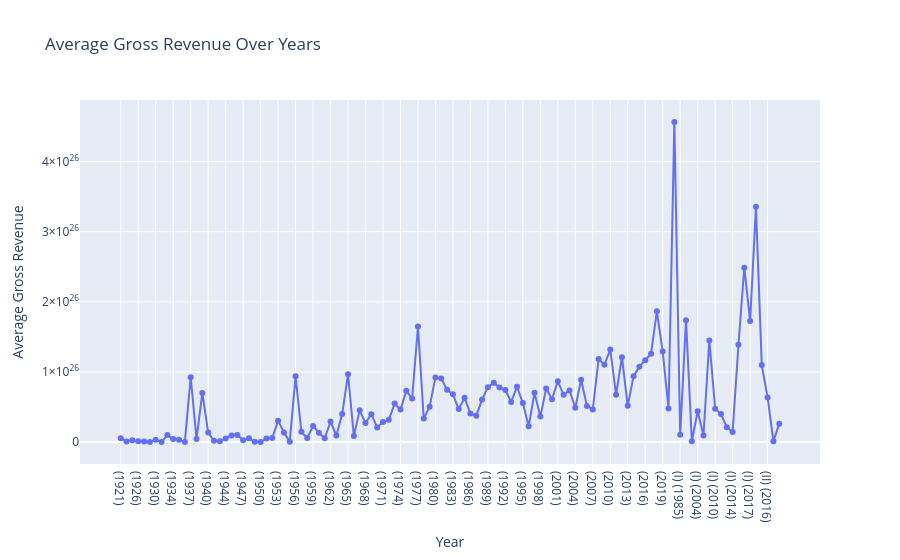

Here is the notebook cell this chart was saved with:
### Code cell
df["Gross"] = df["Gross"].astype(str)

df["Gross"] = df["Gross"].str.replace(r'[\$,]', '', regex=True)
df["Gross"] = df["Gross"].str.replace('M', '', regex=False)
df["Gross"] = pd.to_numeric(df["Gross"], errors='coerce')

df["Gross"] = df["Gross"] * 1_000_000

df = df.dropna(subset=["Gross"])

df["Gross"].head()
df["Gross"].describe()

movies_per_year = df.groupby("Year of Release")["Movie Name"].apply(lambda x: ", ".join(x)).reset_index()

year_gross = df.groupby("Year of Release")["Gross"].mean().reset_index()

year_data = pd.merge(year_gross, movies_per_year, on="Year of Release")

import plotly.express as px

fig = px.line(
    year_data,
    x="Year of Release",
    y="Gross",
    title="Average Gross Revenue Over Years",
    markers=True,
    hover_data=["Movie Name"]
)

fig.update_layout(
    xaxis_title="Year",
    yaxis_title="Average Gross Revenue"
)

fig.show()

### Figure 1 — Plotly figure (JSON) as saved in the notebook; plotly's stock layout.template omitted (floating-point values rounded to 4 significant figures)
{"data": [{"customdata": [["The Kid"], ["Sherlock Jr."], ["The Gold Rush, Battleship Potemkin"], ["The General"], ["Metropolis, Sunrise"], ["The Passion of Joan of Arc"], ["All Quiet on the Western Front"], ["City Lights, M"], ["King Kong"], ["It Happened One Night"], ["A Night at the Opera, The Bride of Frankenstein"], ["Modern Times"], ["The Grand Illusion, Snow White and the Seven Dwarfs"], ["The Adventures of Robin Hood, You Can't Take It with You"], ["Gone with the Wind, The Wizard of Oz, Mr. Smith Goes to Washington"], ["The Great Dictator, The Shop Around the Corner, Rebecca, The Grapes of Wrath, His Girl Friday, Fantasia"], ["Citizen Kane, The Maltese Falcon"], ["Casablanca"], ["Double Indemnity, Laura"], ["The Lost Weekend"], ["The Best Years of Our Lives, Notorious, The Big Sleep, Beauty and the Beast"], ["Miracle on 34th Street"], ["Bicycle Thieves, The Treasure of the Sierra Madre, The Red Shoes"], ["The Third Man"], ["Rashomon, All About Eve"], ["Ace in the Hole, A Streetcar Named Desire, Strangers on a Train, The African Queen"], ["Singin' in the Rain, Ikiru, Umberto D., High Noon, The Quiet Man"], ["From Here to Eternity"], ["Seven Samurai, Rear Window, Dial M for Murder, On the Waterfront, The Caine Mutiny"], ["Pather Panchali, Rififi, Diabolique, The Night of the Hunter"], ["The Ten Commandments"], ["12 Angry Men, Witness for the Prosecution, The Bridge on the River Kwai, Nights of Cabiria"], ["Vertigo, Touch of Evil, Cat on a Hot Tin Roof, Elevator to the Gallows"], ["North by Northwest, Some Like It Hot, Ben-Hur, Rio Bravo, Anatomy of a Murder, Hiroshima Mon Amour"], ["Psycho, The Apartment, The Virgin Spring, La dolce vita, Spartacus, The Magnificent Seven, Breathless, Les yeux sans visage"], ["The Hustler, The Innocents"], ["Lawrence of Arabia, What Ever Happened to Baby Jane?, The Longest Day"], ["The Great Escape, 8½, Charade, The Birds"], ["Dr. Strangelove or: How I Learned to Stop Worrying and Love the Bomb, A Fistful of Dollars, The Umbrellas of Cherbourg, My Fair Lady, Mary Poppins, Goldfinger"], ["For a Few Dollars More, The Sound of Music, Doctor Zhivago"], ["The Good, the Bad and the Ugly, The Battle of Algiers, Andrei Rublev, A Man for All Seasons"], ["Cool Hand Luke, Le Samouraï, The Graduate, In the Heat of the Night, Guess Who's Coming to Dinner, Wait Until Dark, The Dirty Dozen, Belle de Jour, The Jungle Book"], ["Once Upon a Time in the West, 2001: A Space Odyssey, Planet of the Apes, The Lion in Winter, Night of the Living Dead, The Odd Couple"], ["Z, Butch Cassidy and the Sundance Kid, The Wild Bunch, Midnight Cowboy"], ["Patton, The Conformist, Le Cercle Rouge"], ["A Clockwork Orange, The Last Picture Show, Fiddler on the Roof, Willy Wonka & the Chocolate Factory, The French Connection, Dirty Harry"], ["The Godfather, Cries & Whispers, Sleuth, The Discreet Charm of the Bourgeoisie, Cabaret, Deliverance"], ["The Sting, Paper Moon, The Exorcist, Papillon, I Remember, The Holy Mountain, The Day of the Jackal, Serpico, Fantastic Planet, Enter the Dragon"], ["The Godfather: Part II, Chinatown, Young Frankenstein, The Conversation, Blazing Saddles, The Taking of Pelham One Two Three"], ["One Flew Over the Cuckoo's Nest, Monty Python and the Holy Grail, Jaws, Dog Day Afternoon, Mirror, Nashville"], ["Taxi Driver, Rocky, All the President's Men, The Outlaw Josey Wales"], ["Star Wars, Annie Hall, Close Encounters of the Third Kind"], ["The Deer Hunter, Dawn of the Dead, Halloween"], ["Apocalypse Now, Alien, Stalker, Life of Brian, Being There, Manhattan, Kramer vs. Kramer, All That Jazz"], ["Star Wars: Episode V - The Empire Strikes Back, The Shining, Raging Bull, The Blues Brothers, Ordinary People, Airplane!"], ["Indiana Jones and the Raiders of the Lost Ark, The Boat, The Road Warrior"], ["The Thing, Gandhi, Fanny and Alexander, Blade Runner, Pink Floyd: The Wall, E.T. the Extra-Terrestrial, The King of Comedy, The Verdict, Star Trek II: The Wrath of Khan, First Blood"], ["Scarface, Star Wars: Episode VI - Return of the Jedi, Nostalghia, A Christmas Story, The Right Stuff, Zelig"], ["Amadeus, Once Upon a Time in America, The Terminator, Paris, Texas, Nausicaä of the Valley of the Wind, This Is Spinal Tap, The Killing Fields, Ghostbusters"], ["Back to the Future, Ran, Brazil, The Breakfast Club, The Purple Rose of Cairo, The Goonies, The Color Purple"], ["Aliens, Stand by Me, Platoon, Jean de Florette, The Sacrifice, Hannah and Her Sisters, Ferris Bueller's Day Off, The Name of the Rose, Down by Law, Blue Velvet, The Fly"], ["Full Metal Jacket, The Princess Bride, Wings of Desire, Goodbye, Children, The Untouchables, Predator, The Last Emperor, Evil Dead II, Empire of the Sun, RoboCop, Lethal Weapon"], ["Cinema Paradiso, Die Hard, Time of the Gypsies, My Neighbor Totoro, Rain Man, Akira, Mississippi Burning, Who Framed Roger Rabbit, The Naked Gun: From the Files of Police Squad!"], ["Indiana Jones and the Last Crusade, Dead Poets Society, My Left Foot, Do the Right Thing, Glory, Crimes and Misdemeanors, Back to the Future Part II, When Harry Met Sally..., The Little Mermaid"], ["Goodfellas, Dances with Wolves, Edward Scissorhands, Misery, Awakenings, Dreams, Miller's Crossing, Home Alone, The Godfather: Part III"], ["Terminator 2: Judgment Day, The Silence of the Lambs, Raise the Red Lantern, JFK, Beauty and the Beast, Boyz n the Hood, Night on Earth, Fried Green Tomatoes, The Double Life of Véronique, Barton Fink"], ["Reservoir Dogs, Unforgiven, Scent of a Woman, Aladdin, The Muppet Christmas Carol, Malcolm X, The Last of the Mohicans, Glengarry Glen Ross, A Few Good Men, My Cousin Vinny"], ["Schindler's List, Jurassic Park, In the Name of the Father, Groundhog Day, Farewell My Concubine, True Romance, Three Colors: Blue, The Nightmare Before Christmas, Carlito's Way, Blood In, Blood Out, Tombstone, The Sandlot, The Remains of the Day, The Fugitive, A Bronx Tale, Batman: Mask of the Phantasm, What's Eating Gilbert Grape, Short Cuts, Philadelphia, Naked"], ["The Shawshank Redemption, Pulp Fiction, Forrest Gump, Léon: The Professional, The Lion King, Three Colors: Red, Chungking Express, Once Were Warriors, Ed Wood, The Postman, Clerks, Three Colors: White"], ["Se7en, The Usual Suspects, Braveheart, Toy Story, Heat, Casino, Underground, La Haine, Before Sunrise, 12 Monkeys, Ghost in the Shell, Sense and Sensibility, Die Hard with a Vengeance, The Bridges of Madison County"], ["Trainspotting, Fargo, Sling Blade, Secrets & Lies, Hamlet, Breaking the Waves, Shine, Primal Fear"], ["Life Is Beautiful, Princess Mononoke, Good Will Hunting, L.A. Confidential, Children of Heaven, Perfect Blue, Titanic, Knockin' on Heaven's Door, Boogie Nights, Gattaca, Open Your Eyes, Taste of Cherry, As Good as It Gets, Fireworks, The Game, Donnie Brasco, Happy Together, The Fifth Element"], ["Saving Private Ryan, American History X, Lock, Stock and Two Smoking Barrels, The Truman Show, The Celebration, The Big Lebowski, Central Station, The Legend of 1900, Black Cat, White Cat, Happiness, Run Lola Run, Rushmore, The Thin Red Line, Mulan, Le Dîner de Cons, Dark City"], ["Fight Club, The Matrix, The Green Mile, American Beauty, The Sixth Sense, The Iron Giant, Magnolia, The Straight Story, Toy Story 2, All About My Mother, The Insider, October Sky, Being John Malkovich, South Park: Bigger, Longer & Uncut, Office Space, The Boondock Saints"], ["Gladiator, Memento, Snatch, Requiem for a Dream, Amores perros, In the Mood for Love, Nine Queens, Crouching Tiger, Hidden Dragon, Almost Famous, Dancer in the Dark, Remember the Titans, Cast Away, Billy Elliot, O Brother, Where Art Thou?, Traffic, American Psycho"], ["The Lord of the Rings: The Fellowship of the Ring, Spirited Away, Amélie, A Beautiful Mind, Dil Chahta Hai, Monsters, Inc., Lagaan: Once Upon a Time in India, Donnie Darko, Mulholland Drive, Shrek, Millennium Actress, Cowboy Bebop: The Movie, Black Hawk Down, The Experiment, Hedwig and the Angry Inch, Y tu mamá también, Waking Life, Ocean's Eleven, Training Day, I Am Sam, The Royal Tenenbaums, Harry Potter and the Sorcerer's Stone, The Others"], ["The Lord of the Rings: The Two Towers, City of God, The Pianist, Catch Me If You Can, Infernal Affairs, Hero, Talk to Her, The Bourne Identity, Lilya 4-Ever, The Magdalene Sisters, In America, Adaptation., Road to Perdition, The Count of Monte Cristo, Minority Report, 25th Hour"], ["The Lord of the Rings: The Return of the King, Oldboy, Kill Bill: Vol. 1, Finding Nemo, Memories of Murder, Pirates of the Caribbean: The Curse of the Black Pearl, Spring, Summer, Fall, Winter... and Spring, Big Fish, Dogville, The Return, Kal Ho Naa Ho, Mystic River, Tokyo Godfathers, The Last Samurai, Evil, Lost in Translation, 21 Grams, Good Bye Lenin!, The Triplets of Belleville, The Station Agent, Love Actually"], ["Eternal Sunshine of the Spotless Mind, Downfall, Howl's Moving Castle, Million Dollar Baby, Hotel Rwanda, Before Sunset, Swades, Nobody Knows, Tae Guk Gi: The Brotherhood of War, Kill Bill: Vol. 2, The Incredibles, 3-Iron, Shaun of the Dead, Harry Potter and the Prisoner of Azkaban, Veer-Zaara, The Chorus, The Notebook, The Motorcycle Diaries, Kung Fu Hustle, The Bourne Supremacy, The Machinist, Man on Fire, Finding Neverland, Saw, Vera Drake, A Very Long Engagement, The Butterfly Effect"], ["Batman Begins, Black, Sin City, Cinderella Man, Pride & Prejudice, The World's Fastest Indian, Serenity, Walk the Line, Joyeux Noel, Adam's Apples, Brokeback Mountain, Harry Potter and the Goblet of Fire, Match Point, Lord of War, Star Wars: Episode III - Revenge of the Sith"], ["The Prestige, The Departed, The Lives of Others, Pan's Labyrinth, V for Vendetta, Color It Yellow, Carry On, Munna Bhai, The Pursuit of Happyness, Blood Diamond, Casino Royale, Letters from Iwo Jima, Children of Men, Apocalypto, The Fall, Little Miss Sunshine, Paprika, This Is England, After the Wedding, Lucky Number Slevin, Black Book, United 93, The Last King of Scotland, Inside Man, 300"], ["Like Stars on Earth, No Country for Old Men, There Will Be Blood, Let's Go! India, Into the Wild, Ratatouille, Elite Squad, Persepolis, The Bourne Ultimatum, The Diving Bell and the Butterfly, Jab We Met, 4 Months, 3 Weeks and 2 Days, Atonement, American Gangster, Hot Fuzz, The Edge of Heaven, Zodiac, 3:10 to Yuma, Superbad, Eastern Promises, Stardust, Gone Baby Gone, Control"], ["The Dark Knight, WALL·E, Gran Torino, Departures, Slumdog Millionaire, Let the Right One In, The Wrestler, In Bruges, Iron Man, Changeling, The Curious Case of Benjamin Button, The Boy in the Striped Pajamas, Frost/Nixon, Ponyo, Seven Pounds, Kung Fu Panda"], ["3 Idiots, Up, Inglourious Basterds, The Secret in Their Eyes, About Elly, Dev.D, District 9, Star Trek, Fantastic Mr. Fox, A Prophet, Mother, Moon, The White Ribbon, The Girl with the Dragon Tattoo, Avatar, Mr. Nobody, The Hangover, 500 Days of Summer, Coraline, Zombieland, The Blind Side, Watchmen"], ["Inception, Incendies, Toy Story 3, Shutter Island, Udaan, How to Train Your Dragon, Elite Squad 2: The Enemy Within, The King's Speech, Black Swan, My Name Is Khan, I Saw the Devil, The Social Network, The Man from Nowhere, Harry Potter and the Deathly Hallows: Part 1, Tangled, True Grit, Despicable Me, Kick-Ass"], ["The Intouchables, A Separation, Warrior, Zindagi Na Milegi Dobara, The Help, Harry Potter and the Deathly Hallows: Part 2, Once Upon a Time in Anatolia, The Girl with the Dragon Tattoo, Detachment, Midnight in Paris, X: First Class, The Raid: Redemption, 50/50, Moneyball, The Skin I Live In"], ["Django Unchained, The Dark Knight Rises, The Hunt, Paan Singh Tomar, OMG: Oh My God!, Barfi!, Kahaani, The Perks of Being a Wallflower, The Avengers, Amour, Life of Pi, Vicky Donor, English Vinglish, Moonrise Kingdom, Skyfall, The Hobbit: An Unexpected Journey, The Broken Circle Breakdown, Wreck-It Ralph, Silver Linings Playbook, Argo, End of Watch"], ["Bhaag Milkha Bhaag, The Wolf of Wall Street, Queen, Tangerines, 12 Years a Slave, Prisoners, The Tale of The Princess Kaguya, Special 26, Her, Short Term 12, Before Midnight, Dallas Buyers Club, The Lunchbox, The Best Offer, Captain Phillips, The Hobbit: The Desolation of Smaug, The Past, The Great Beauty, Blue Is the Warmest Colour, The Wind Rises, Nebraska, Gravity, Star Trek Into Darkness, Philomena"], ["Interstellar, Whiplash, Haider, Wild Tales, PK, The Grand Budapest Hotel, Gone Girl, Winter Sleep, The Imitation Game, Guardians of the Galaxy, Song of the Sea, The Raid 2, X-Men: Days of Future Past, The Way He Looks, Edge of Tomorrow, Nightcrawler, Big Hero 6, Captain America: The Winter Soldier, How to Train Your Dragon 2, When Marnie Was There, The Theory of Everything, Kingsman: The Secret Service, The Fault in Our Stars, Birdman or (The Unexpected Virtue of Ignorance), The Lego Movie, Ex Machina, What We Do in the Shadows, Leviathan, Dawn of the Planet of the Apes"], ["Drishyam, Talvar, Bajrangi Bhaijaan, Mad Max: Fury Road, The Martian, Baahubali: The Beginning, The Revenant, Land of Mine, The Hateful Eight, Star Wars: Episode VII - The Force Awakens, The Big Short, Straight Outta Compton, A Man Called Ove, Me and Earl and the Dying Girl, The Little Prince, Beasts of No Nation, Bridge of Spies, Sicario"], ["Your Name., Dangal, The Handmaiden, Hacksaw Ridge, La La Land, Lion, Zootopia, Deadpool, M.S. Dhoni: The Untold Story, Sing Street, I, Daniel Blake, Hidden Figures, Hunt for the Wilderpeople, Manchester by the Sea, Rogue One: A Star Wars Story, Captain Fantastic, Captain America: Civil War, The Salesman, Kubo and the Two Strings"], ["Baahubali 2: The Conclusion, Three Billboards Outside Ebbing, Missouri, Logan, Blade Runner 2049, Thor: Ragnarok, Call Me by Your Name, Dunkirk, Paddington 2, Loving Vincent, Wind River, Guardians of the Galaxy Vol. 2"], ["Capernaum, Spider-Man: Into the Spider-Verse, Avengers: Infinity War, Andhadhun, Green Book, Shoplifters, Pad Man, Bohemian Rhapsody, Dragon Ball Super: Broly, Isle of Dogs, Deadpool 2, Mission: Impossible - Fallout, Incredibles 2, A Star Is Born"], ["Parasite, Avengers: Endgame, Chhichhore, 1917, Uri: The Surgical Strike, Portrait of a Lady on Fire, Ford v Ferrari, Knives Out, Marriage Story, Super 30, Jojo Rabbit, Gully Boy, Little Women, The Irishman, Toy Story 4, Once Upon a Time... In Hollywood"], ["Demon Slayer the Movie: Mugen Train"], ["Spider-Man: No Way Home, Dune"], ["After Hours"], ["Apollo 13"], ["No Man's Land"], ["The Sea Inside, Crash, Ray"], ["Once"], ["Taken"], ["The Fighter, Flipped"], ["The Artist, Drive"], ["Rush, About Time"], ["Mommy, Boyhood"], ["Inside Out, Room, Spotlight"], ["Moana"], ["Coco, Wonder, Get Out"], ["Joker"], ["Creed"], ["Arrival, Hell or High Water"], ["Pink"], ["Searching"]], "hovertemplate": "Year of Release=%{x}<br>Gross=%{y}<br>Movie Name=%{customdata[0]}<extra></extra>", "legendgroup": "", "line": {"color": "#636efa", "dash": "solid"}, "marker": {"symbol": "circle"}, "mode": "lines+markers", "name": "", "orientation": "v", "showlegend": false, "type": "scatter", "x": ["(1921)", "(1924)", "(1925)", "(1926)", "(1927)", "(1928)", "(1930)", "(1931)", "(1933)", "(1934)", "(1935)", "(1936)", "(1937)", "(1938)", "(1939)", "(1940)", "(1941)", "(1942)", "(1944)", "(1945)", "(1946)", "(1947)", "(1948)", "(1949)", "(1950)", "(1951)", "(1952)", "(1953)", "(1954)", "(1955)", "(1956)", "(1957)", "(1958)", "(1959)", "(1960)", "(1961)", "(1962)", "(1963)", "(1964)", "(1965)", "(1966)", "(1967)", "(1968)", "(1969)", "(1970)", "(1971)", "(1972)", "(1973)", "(1974)", "(1975)", "(1976)", "(1977)", "(1978)", "(1979)", "(1980)", "(1981)", "(1982)", "(1983)", "(1984)", "(1985)", "(1986)", "(1987)", "(1988)", "(1989)", "(1990)", "(1991)", "(1992)", "(1993)", "(1994)", "(1995)", "(1996)", "(1997)", "(1998)", "(1999)", "(2000)", "(2001)", "(2002)", "(2003)", "(2004)", "(2005)", "(2006)", "(2007)", "(2008)", "(2009)", "(2010)", "(2011)", "(2012)", "(2013)", "(2014)", "(2015)", "(2016)", "(2017)", "(2018)", "(2019)", "(2020)", "(2021)", "(I) (1985)", "(I) (1995)", "(I) (2001)", "(I) (2004)", "(I) (2007)", "(I) (2008)", "(I) (2010)", "(I) (2011)", "(I) (2013)", "(I) (2014)", "(I) (2015)", "(I) (2016)", "(I) (2017)", "(I) (2019)", "(II) (2015)", "(II) (2016)", "(III) (2016)", "(III) (2018)"], "xaxis": "x", "y": [5.45e+24, 9.8e+23, 2.75e+24, 1.03e+24, 8.9e+23, 2e+22, 3.27e+24, 2.5e+22, 1e+25, 4.36e+24, 3.45e+24, 1.6e+23, 9.255e+25, 4.32e+24, 7.012e+25, 1.36e+25, 1.85e+24, 1.02e+24, 5.04e+24, 9.46e+24, 1.024e+25, 2.65e+24, 5.413e+24, 4.5e+23, 5.5e+22, 5.035e+24, 5.79e+24, 3.05e+25, 1.368e+25, 5.85e+23, 9.374e+25, 1.455e+25, 5.78e+24, 2.292e+25, 1.337e+25, 5.45e+24, 2.932e+25, 9.255e+24, 4.003e+25, 9.664e+25, 8.653e+24, 4.522e+25, 2.709e+25, 3.981e+25, 2.087e+25, 2.856e+25, 3.18e+25, 5.484e+25, 4.642e+25, 7.304e+25, 6.197e+25, 1.647e+26, 3.369e+25, 5.033e+25, 9.222e+25, 9.071e+25, 7.444e+25, 6.811e+25, 4.706e+25, 6.302e+25, 4.082e+25, 3.744e+25, 6.062e+25, 7.814e+25, 8.447e+25, 7.777e+25, 7.412e+25, 5.718e+25, 7.9e+25, 5.565e+25, 2.242e+25, 7.034e+25, 3.63e+25, 7.638e+25, 6.108e+25, 8.663e+25, 6.742e+25, 7.363e+25, 4.891e+25, 8.89e+25, 5.154e+25, 4.659e+25, 1.185e+26, 1.102e+26, 1.319e+26, 6.744e+25, 1.211e+26, 5.175e+25, 9.396e+25, 1.075e+26, 1.167e+26, 1.259e+26, 1.864e+26, 1.29e+26, 4.77e+25, 4.565e+26, 1.06e+25, 1.738e+26, 1.06e+24, 4.4e+25, 9.44e+24, 1.45e+26, 4.769e+25, 3.986e+25, 2.113e+25, 1.443e+25, 1.387e+26, 2.488e+26, 1.727e+26, 3.354e+26, 1.098e+26, 6.37e+25, 1.24e+24, 2.602e+25], "yaxis": "y"}], "layout": {"legend": {"tracegroupgap": 0}, "title": {"text": "Average Gross Revenue Over Years"}, "xaxis": {"anchor": "y", "domain": [0, 1], "title": {"text": "Year"}}, "yaxis": {"anchor": "x", "domain": [0, 1], "title": {"text": "Average Gross Revenue"}}}}
